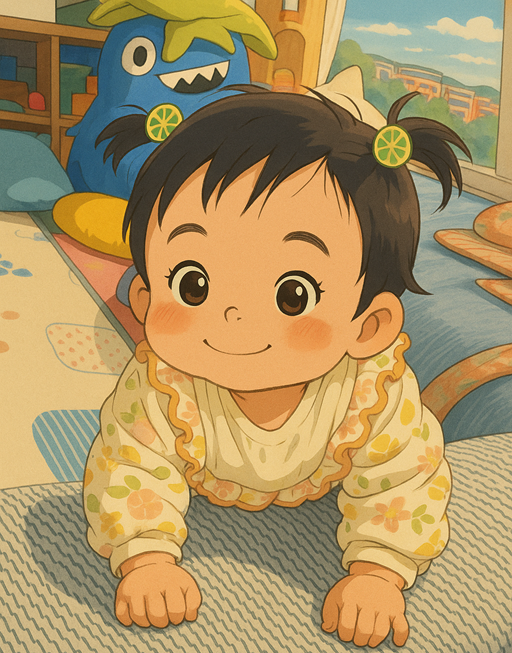
#> input picture 第8章-桌面应用开发/baby.png, 512 x 653 px
$ python chapter08_03_cv.py
#> lines starting #> are read from the running program, lines starting #| are printed output that depends on the picture
import cv2
import numpy as np

img = cv2.imread("baby.png")
#> img is the input picture: shape (653, 512, 3); mean B, G, R 98.7, 147.1, 172.4
rows, cols = img.shape[:2]
#> rows = 653; cols = 512

# 定义平移矩阵 (右移50，下移30)
M = np.float32([[1, 0, 50], [0, 1, 30]])
shifted = cv2.warpAffine(img, M, (cols, rows))
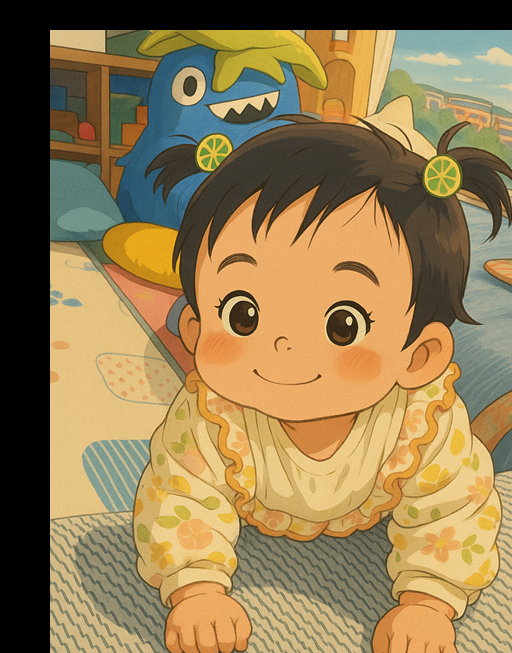
#> shifted: shape (653, 512, 3); mean B, G, R 82.3, 124.9, 147.8

cv2.imshow("Shifted Image", shifted)
cv2.imwrite("shifted_output.png", shifted)
cv2.waitKey(0)
cv2.destroyAllWindows()
